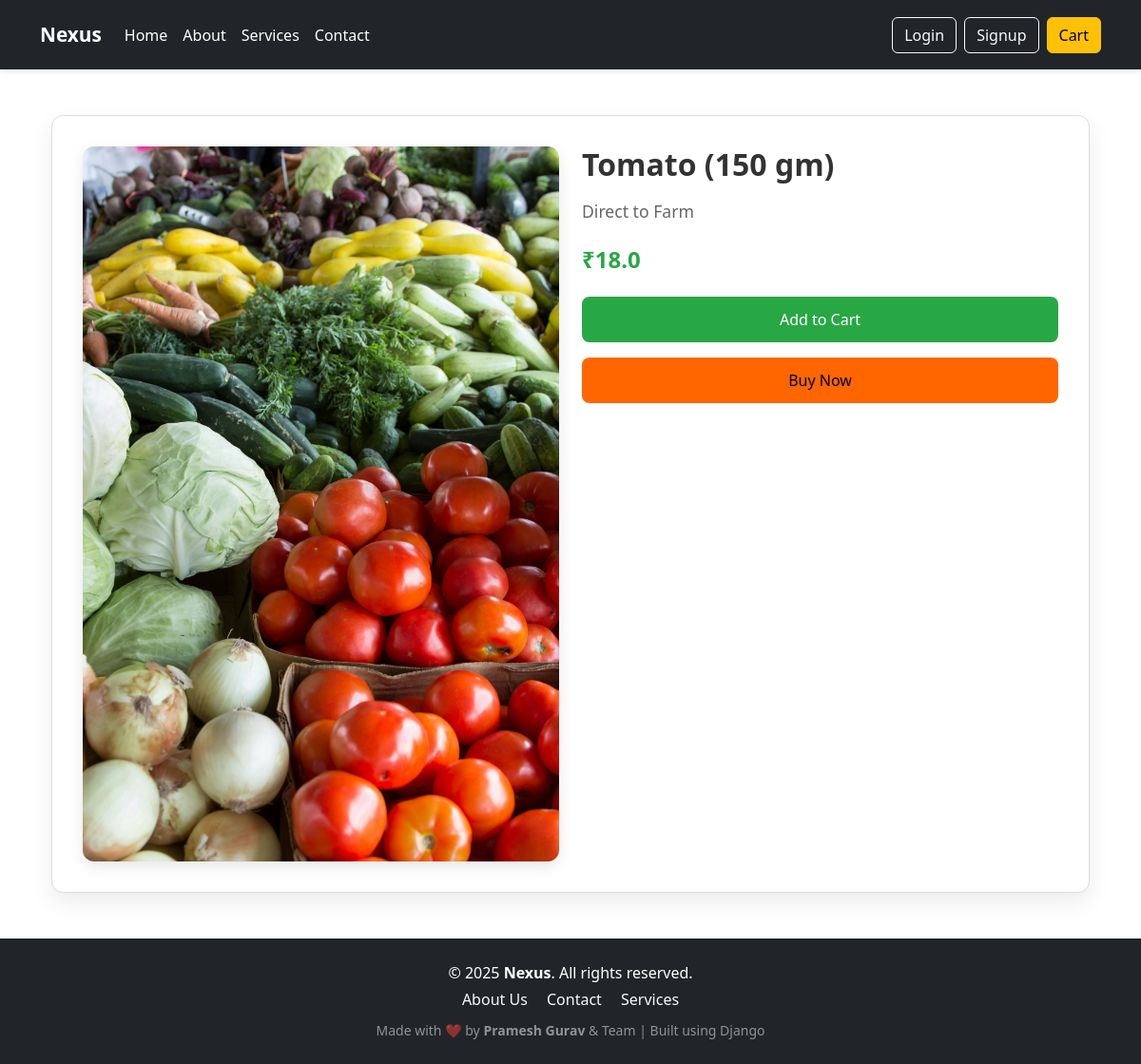
The app's page /product/2/, older data.
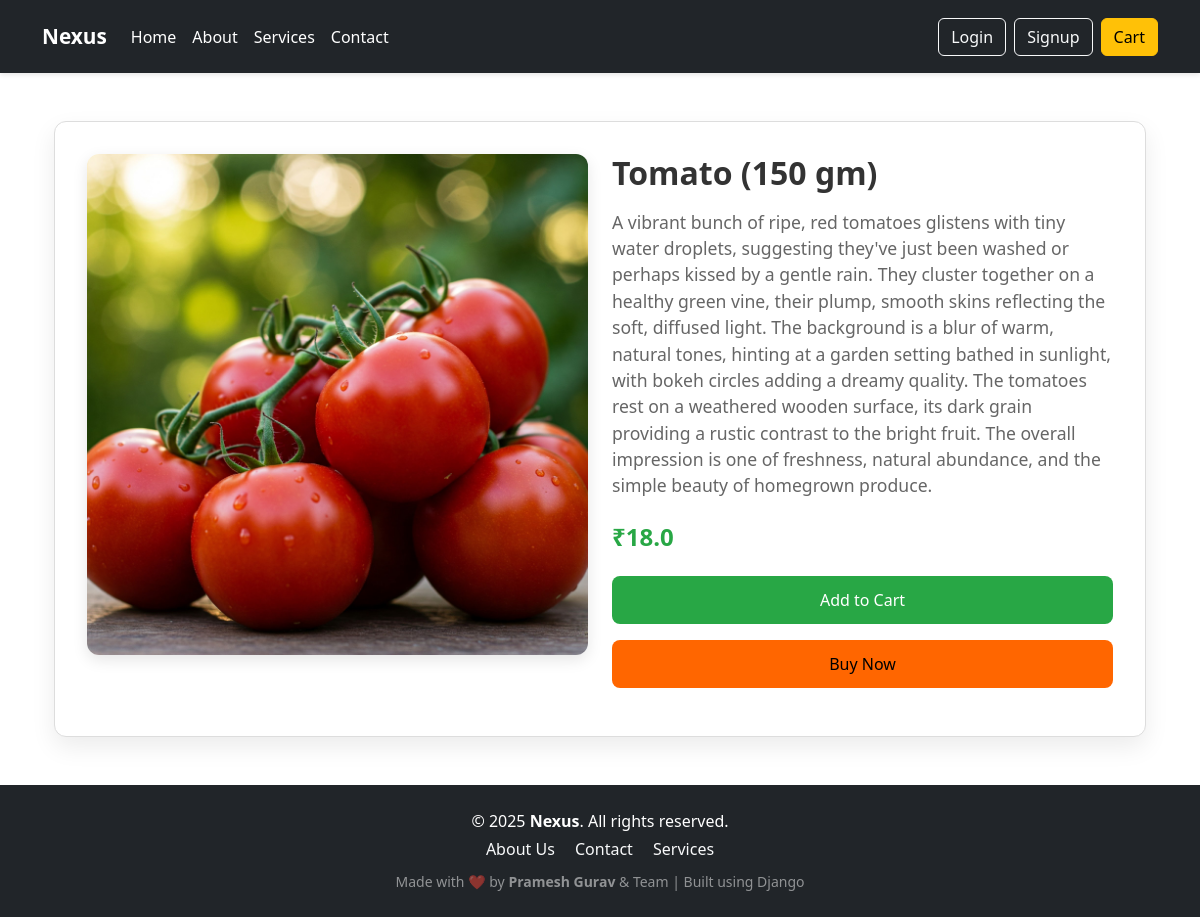
The same page, newer data.
### store/models.py (models this page shows, shortened)
class Product(models.Model):
    title = models.CharField(max_length=255)
    category = models.ForeignKey(Category, on_delete=models.CASCADE)
    description = models.TextField()
    price = models.FloatField()
    image = models.ImageField(upload_to='products/')

### store/views.py (the view)
# urls.py: path('product/<int:pk>/', views.product_detail, name='product_detail'),
def product_detail(request, pk):
    product = get_object_or_404(Product, pk=pk)
    return render(request, 'store/product_detail.html', {'product': product})

### store/templates/store/product_detail.html
{% extends 'store/base.html' %}
{% block content %}
<div class="container mt-5">
  <div class="product-detail-card">
    <div class="row">
      <div class="col-md-6 text-center">
        <img src="{{ product.image.url }}" class="img-fluid product-image" alt="{{ product.title }}">
      </div>
      <div class="col-md-6 mt-4 mt-md-0">
        <h2>{{ product.title }}</h2>
        <p>{{ product.description }}</p>
        <h4>₹{{ product.price }}</h4>
        <a href="{% url 'add_to_cart' product.pk %}" class="btn btn-success">Add to Cart</a>
        <a href="{% url 'add_to_cart' product.id %}" class="btn btn-warning">Buy Now</a>
      </div>
    </div>
  </div>
</div>
{% endblock %}

Row changes from the older to the newer data that the page shows:
changed Product "Tomato (150 gm)": image: a different picture; description "Direct to Farm" → "A vibrant bunch of ripe, red tomatoes glistens with tiny water droplets, suggesting they've just been washed or perhaps kissed by a gentle rain. They cluster together on a healthy green vine, their plump, smooth skins reflecting the soft, diffused light. The background is a blur of warm, natural tones, hinting at a garden setting bathed in sunlight, with bokeh circles adding a dreamy quality. The tomatoes rest on a weathered wooden surface, its dark grain providing a rustic contrast to the bright fruit. The overall impression is one of freshness, natural abundance, and the simple beauty of homegrown produce."
